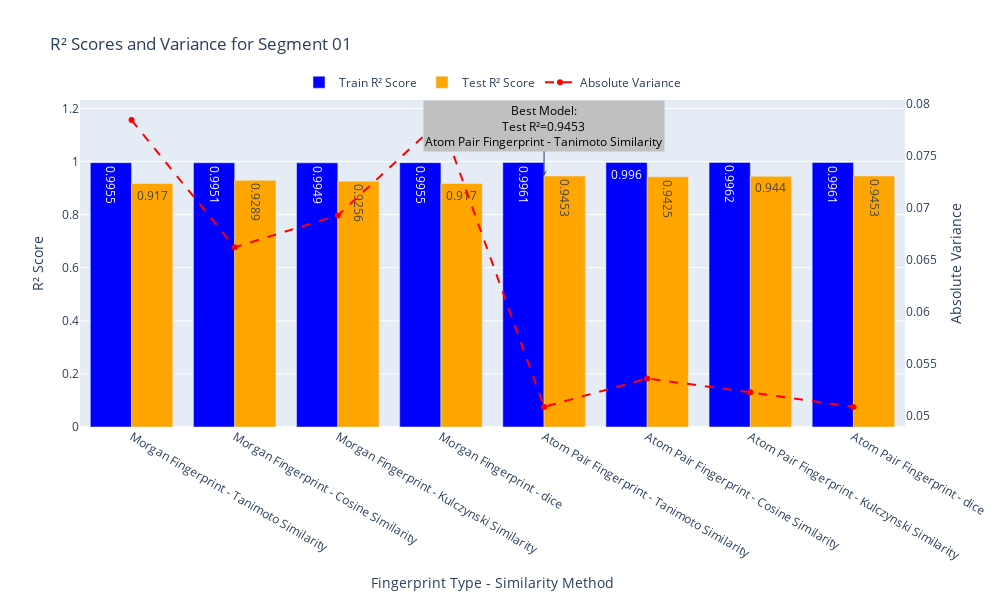
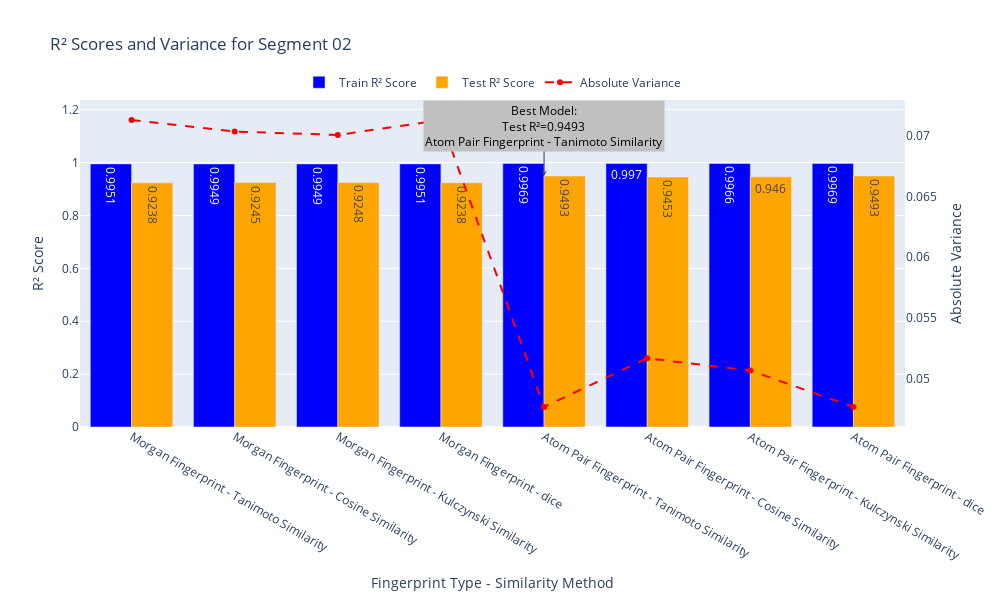
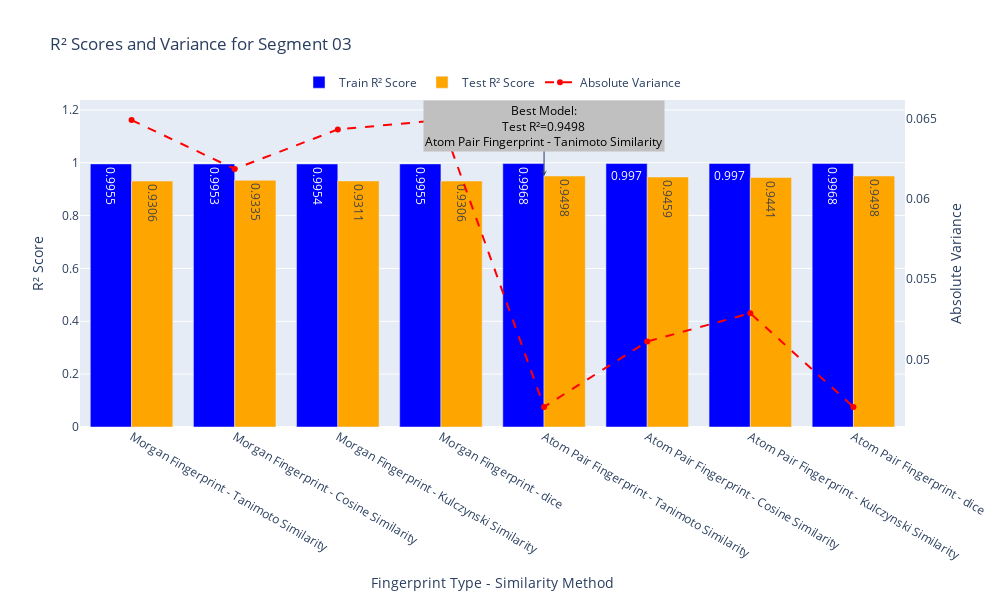
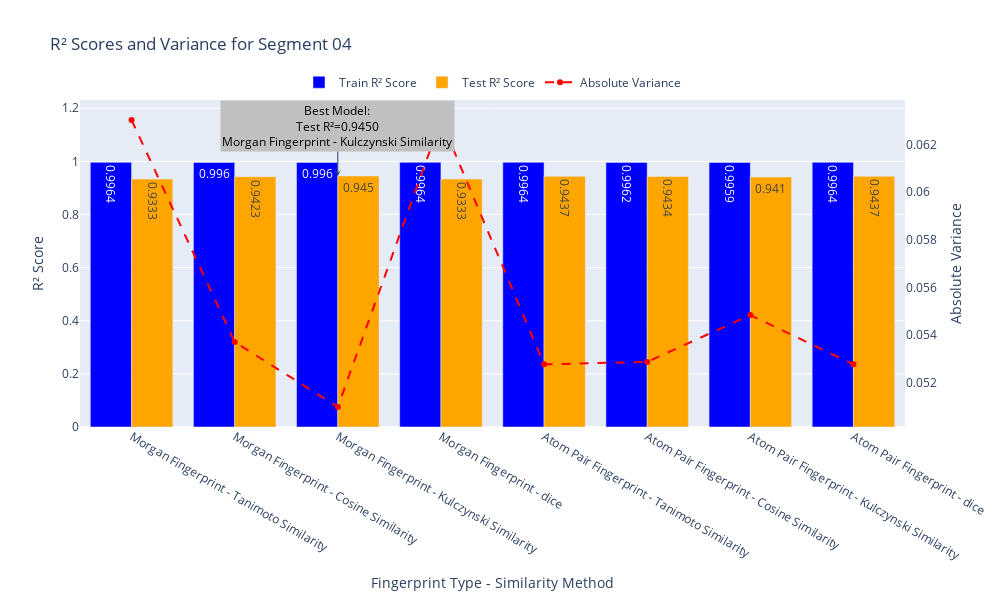

Notebook code for these charts, in order:
### Code cell
import pandas as pd
import plotly.graph_objects as go
import plotly.express as px

# Load the results from the CSV file
final_results = pd.read_csv(r"C:\Users\Chamod Peiris\Documents\Curcumin_Scripts\Phase03.csv")

# Calculate the absolute variance between Train and Test R² scores
final_results['Variance'] = abs(final_results['Train R2 Score'] - final_results['Test R2 Score'])

# Create six plots, one for each segment
for segment in final_results['Segment'].unique():
    # Filter data for the current segment
    segment_data = final_results[final_results['Segment'] == segment]
    
    # Identify the best model (highest Test R² score)
    best_model = segment_data.loc[segment_data['Test R2 Score'].idxmax()]
    
    # Create a grouped bar plot for Train and Test R² scores
    fig = go.Figure()
    
    # Add bars for Train R² scores
    fig.add_trace(go.Bar(
        x=segment_data['Fingerprint Type'] + ' - ' + segment_data['Similarity Method'],
        y=segment_data['Train R2 Score'],
        name='Train R² Score',
        marker_color='blue',
        text=segment_data['Train R2 Score'].round(4),
        textposition='auto'
    ))
    
    # Add bars for Test R² scores
    fig.add_trace(go.Bar(
        x=segment_data['Fingerprint Type'] + ' - ' + segment_data['Similarity Method'],
        y=segment_data['Test R2 Score'],
        name='Test R² Score',
        marker_color='orange',
        text=segment_data['Test R2 Score'].round(4),
        textposition='auto'
    ))
    
    # Add a line for the absolute variance (secondary y-axis)
    fig.add_trace(go.Scatter(
        x=segment_data['Fingerprint Type'] + ' - ' + segment_data['Similarity Method'],
        y=segment_data['Variance'],
        mode='lines+markers',
        name='Absolute Variance',
        yaxis='y2',
        line=dict(color='red', dash='dash')
    ))
    
    # Update layout to include secondary y-axis
    fig.update_layout(
        title=f'R² Scores and Variance for {segment}',
        xaxis_title='Fingerprint Type - Similarity Method',
        yaxis_title='R² Score',
        yaxis2=dict(
            title='Absolute Variance',
            overlaying='y',
            side='right',
            showgrid=False,
            zeroline=False
        ),
        barmode='group',
        legend=dict(x=0.85, y=1.0),
        width=1000,
        height=600
    )
    
    # Add annotation for the best model
    fig.add_annotation(
        x=best_model['Fingerprint Type'] + ' - ' + best_model['Similarity Method'],
        y=best_model['Test R2 Score'],
        text=f"Best Model:<br>Test R²={best_model['Test R2 Score']:.4f}<br>{best_model['Fingerprint Type']} - {best_model['Similarity Method']}",
        showarrow=True,
        arrowhead=3,
        ax=0,
        ay=-50,
        font=dict(color="black", size=12),
        bgcolor="silver"
    )

    # legend orientation
    fig.update_layout(
    legend=dict(
        orientation='h',  # Horizontal orientation
        yanchor='bottom',
        y=1.01,  # Position above the plot
        xanchor='center',
        x=0.5  # Center horizontally
    )
)
    
    # Show the plot
    fig.show()

### Figure 1 — Plotly figure (JSON) as saved in the notebook; plotly's stock layout.template omitted (floating-point values rounded to 4 significant figures)
{"data": [{"marker": {"color": "blue"}, "name": "Train R² Score", "text": [0.9955, 0.9951, 0.9949, 0.9955, 0.9961, 0.996, 0.9962, 0.9961], "textposition": "auto", "type": "bar", "x": ["Morgan Fingerprint - Tanimoto Similarity", "Morgan Fingerprint - Cosine Similarity", "Morgan Fingerprint - Kulczynski Similarity", "Morgan Fingerprint - dice", "Atom Pair Fingerprint - Tanimoto Similarity", "Atom Pair Fingerprint - Cosine Similarity", "Atom Pair Fingerprint - Kulczynski Similarity", "Atom Pair Fingerprint - dice"], "y": [0.9955, 0.9951, 0.9949, 0.9955, 0.9961, 0.996, 0.9962, 0.9961]}, {"marker": {"color": "orange"}, "name": "Test R² Score", "text": [0.917, 0.9289, 0.9256, 0.917, 0.9453, 0.9425, 0.944, 0.9453], "textposition": "auto", "type": "bar", "x": ["Morgan Fingerprint - Tanimoto Similarity", "Morgan Fingerprint - Cosine Similarity", "Morgan Fingerprint - Kulczynski Similarity", "Morgan Fingerprint - dice", "Atom Pair Fingerprint - Tanimoto Similarity", "Atom Pair Fingerprint - Cosine Similarity", "Atom Pair Fingerprint - Kulczynski Similarity", "Atom Pair Fingerprint - dice"], "y": [0.917, 0.9289, 0.9256, 0.917, 0.9453, 0.9425, 0.944, 0.9453]}, {"line": {"color": "red", "dash": "dash"}, "mode": "lines+markers", "name": "Absolute Variance", "type": "scatter", "x": ["Morgan Fingerprint - Tanimoto Similarity", "Morgan Fingerprint - Cosine Similarity", "Morgan Fingerprint - Kulczynski Similarity", "Morgan Fingerprint - dice", "Atom Pair Fingerprint - Tanimoto Similarity", "Atom Pair Fingerprint - Cosine Similarity", "Atom Pair Fingerprint - Kulczynski Similarity", "Atom Pair Fingerprint - dice"], "y": [0.07845, 0.0662, 0.06927, 0.07845, 0.05081, 0.05354, 0.05222, 0.05081], "yaxis": "y2"}], "layout": {"annotations": [{"arrowhead": 3, "ax": 0, "ay": -50, "bgcolor": "silver", "font": {"color": "black", "size": 12}, "showarrow": true, "text": "Best Model:<br>Test R²=0.9453<br>Atom Pair Fingerprint - Tanimoto Similarity", "x": "Atom Pair Fingerprint - Tanimoto Similarity", "y": 0.9453}], "barmode": "group", "height": 600, "legend": {"orientation": "h", "x": 0.5, "xanchor": "center", "y": 1.01, "yanchor": "bottom"}, "title": {"text": "R² Scores and Variance for Segment 01"}, "width": 1000, "xaxis": {"title": {"text": "Fingerprint Type - Similarity Method"}}, "yaxis": {"title": {"text": "R² Score"}}, "yaxis2": {"overlaying": "y", "showgrid": false, "side": "right", "title": {"text": "Absolute Variance"}, "zeroline": false}}}

### Figure 2 — Plotly figure (JSON) as saved in the notebook; plotly's stock layout.template omitted (floating-point values rounded to 4 significant figures)
{"data": [{"marker": {"color": "blue"}, "name": "Train R² Score", "text": [0.9951, 0.9949, 0.9949, 0.9951, 0.9969, 0.997, 0.9966, 0.9969], "textposition": "auto", "type": "bar", "x": ["Morgan Fingerprint - Tanimoto Similarity", "Morgan Fingerprint - Cosine Similarity", "Morgan Fingerprint - Kulczynski Similarity", "Morgan Fingerprint - dice", "Atom Pair Fingerprint - Tanimoto Similarity", "Atom Pair Fingerprint - Cosine Similarity", "Atom Pair Fingerprint - Kulczynski Similarity", "Atom Pair Fingerprint - dice"], "y": [0.9951, 0.9949, 0.9949, 0.9951, 0.9969, 0.997, 0.9966, 0.9969]}, {"marker": {"color": "orange"}, "name": "Test R² Score", "text": [0.9238, 0.9245, 0.9248, 0.9238, 0.9493, 0.9453, 0.946, 0.9493], "textposition": "auto", "type": "bar", "x": ["Morgan Fingerprint - Tanimoto Similarity", "Morgan Fingerprint - Cosine Similarity", "Morgan Fingerprint - Kulczynski Similarity", "Morgan Fingerprint - dice", "Atom Pair Fingerprint - Tanimoto Similarity", "Atom Pair Fingerprint - Cosine Similarity", "Atom Pair Fingerprint - Kulczynski Similarity", "Atom Pair Fingerprint - dice"], "y": [0.9238, 0.9245, 0.9248, 0.9238, 0.9493, 0.9453, 0.946, 0.9493]}, {"line": {"color": "red", "dash": "dash"}, "mode": "lines+markers", "name": "Absolute Variance", "type": "scatter", "x": ["Morgan Fingerprint - Tanimoto Similarity", "Morgan Fingerprint - Cosine Similarity", "Morgan Fingerprint - Kulczynski Similarity", "Morgan Fingerprint - dice", "Atom Pair Fingerprint - Tanimoto Similarity", "Atom Pair Fingerprint - Cosine Similarity", "Atom Pair Fingerprint - Kulczynski Similarity", "Atom Pair Fingerprint - dice"], "y": [0.07131, 0.07036, 0.07008, 0.07131, 0.04766, 0.05167, 0.05066, 0.04766], "yaxis": "y2"}], "layout": {"annotations": [{"arrowhead": 3, "ax": 0, "ay": -50, "bgcolor": "silver", "font": {"color": "black", "size": 12}, "showarrow": true, "text": "Best Model:<br>Test R²=0.9493<br>Atom Pair Fingerprint - Tanimoto Similarity", "x": "Atom Pair Fingerprint - Tanimoto Similarity", "y": 0.9493}], "barmode": "group", "height": 600, "legend": {"orientation": "h", "x": 0.5, "xanchor": "center", "y": 1.01, "yanchor": "bottom"}, "title": {"text": "R² Scores and Variance for Segment 02"}, "width": 1000, "xaxis": {"title": {"text": "Fingerprint Type - Similarity Method"}}, "yaxis": {"title": {"text": "R² Score"}}, "yaxis2": {"overlaying": "y", "showgrid": false, "side": "right", "title": {"text": "Absolute Variance"}, "zeroline": false}}}

### Figure 3 — Plotly figure (JSON) as saved in the notebook; plotly's stock layout.template omitted (floating-point values rounded to 4 significant figures)
{"data": [{"marker": {"color": "blue"}, "name": "Train R² Score", "text": [0.9955, 0.9953, 0.9954, 0.9955, 0.9968, 0.997, 0.997, 0.9968], "textposition": "auto", "type": "bar", "x": ["Morgan Fingerprint - Tanimoto Similarity", "Morgan Fingerprint - Cosine Similarity", "Morgan Fingerprint - Kulczynski Similarity", "Morgan Fingerprint - dice", "Atom Pair Fingerprint - Tanimoto Similarity", "Atom Pair Fingerprint - Cosine Similarity", "Atom Pair Fingerprint - Kulczynski Similarity", "Atom Pair Fingerprint - dice"], "y": [0.9955, 0.9953, 0.9954, 0.9955, 0.9968, 0.997, 0.997, 0.9968]}, {"marker": {"color": "orange"}, "name": "Test R² Score", "text": [0.9306, 0.9335, 0.9311, 0.9306, 0.9498, 0.9459, 0.9441, 0.9498], "textposition": "auto", "type": "bar", "x": ["Morgan Fingerprint - Tanimoto Similarity", "Morgan Fingerprint - Cosine Similarity", "Morgan Fingerprint - Kulczynski Similarity", "Morgan Fingerprint - dice", "Atom Pair Fingerprint - Tanimoto Similarity", "Atom Pair Fingerprint - Cosine Similarity", "Atom Pair Fingerprint - Kulczynski Similarity", "Atom Pair Fingerprint - dice"], "y": [0.9306, 0.9335, 0.9311, 0.9306, 0.9498, 0.9459, 0.9441, 0.9498]}, {"line": {"color": "red", "dash": "dash"}, "mode": "lines+markers", "name": "Absolute Variance", "type": "scatter", "x": ["Morgan Fingerprint - Tanimoto Similarity", "Morgan Fingerprint - Cosine Similarity", "Morgan Fingerprint - Kulczynski Similarity", "Morgan Fingerprint - dice", "Atom Pair Fingerprint - Tanimoto Similarity", "Atom Pair Fingerprint - Cosine Similarity", "Atom Pair Fingerprint - Kulczynski Similarity", "Atom Pair Fingerprint - dice"], "y": [0.06491, 0.06187, 0.06433, 0.06491, 0.04705, 0.05112, 0.05288, 0.04705], "yaxis": "y2"}], "layout": {"annotations": [{"arrowhead": 3, "ax": 0, "ay": -50, "bgcolor": "silver", "font": {"color": "black", "size": 12}, "showarrow": true, "text": "Best Model:<br>Test R²=0.9498<br>Atom Pair Fingerprint - Tanimoto Similarity", "x": "Atom Pair Fingerprint - Tanimoto Similarity", "y": 0.9498}], "barmode": "group", "height": 600, "legend": {"orientation": "h", "x": 0.5, "xanchor": "center", "y": 1.01, "yanchor": "bottom"}, "title": {"text": "R² Scores and Variance for Segment 03"}, "width": 1000, "xaxis": {"title": {"text": "Fingerprint Type - Similarity Method"}}, "yaxis": {"title": {"text": "R² Score"}}, "yaxis2": {"overlaying": "y", "showgrid": false, "side": "right", "title": {"text": "Absolute Variance"}, "zeroline": false}}}

### Figure 4 — Plotly figure (JSON) as saved in the notebook; plotly's stock layout.template omitted (floating-point values rounded to 4 significant figures)
{"data": [{"marker": {"color": "blue"}, "name": "Train R² Score", "text": [0.9964, 0.996, 0.996, 0.9964, 0.9964, 0.9962, 0.9959, 0.9964], "textposition": "auto", "type": "bar", "x": ["Morgan Fingerprint - Tanimoto Similarity", "Morgan Fingerprint - Cosine Similarity", "Morgan Fingerprint - Kulczynski Similarity", "Morgan Fingerprint - dice", "Atom Pair Fingerprint - Tanimoto Similarity", "Atom Pair Fingerprint - Cosine Similarity", "Atom Pair Fingerprint - Kulczynski Similarity", "Atom Pair Fingerprint - dice"], "y": [0.9964, 0.996, 0.996, 0.9964, 0.9964, 0.9962, 0.9959, 0.9964]}, {"marker": {"color": "orange"}, "name": "Test R² Score", "text": [0.9333, 0.9423, 0.945, 0.9333, 0.9437, 0.9434, 0.941, 0.9437], "textposition": "auto", "type": "bar", "x": ["Morgan Fingerprint - Tanimoto Similarity", "Morgan Fingerprint - Cosine Similarity", "Morgan Fingerprint - Kulczynski Similarity", "Morgan Fingerprint - dice", "Atom Pair Fingerprint - Tanimoto Similarity", "Atom Pair Fingerprint - Cosine Similarity", "Atom Pair Fingerprint - Kulczynski Similarity", "Atom Pair Fingerprint - dice"], "y": [0.9333, 0.9423, 0.945, 0.9333, 0.9437, 0.9434, 0.941, 0.9437]}, {"line": {"color": "red", "dash": "dash"}, "mode": "lines+markers", "name": "Absolute Variance", "type": "scatter", "x": ["Morgan Fingerprint - Tanimoto Similarity", "Morgan Fingerprint - Cosine Similarity", "Morgan Fingerprint - Kulczynski Similarity", "Morgan Fingerprint - dice", "Atom Pair Fingerprint - Tanimoto Similarity", "Atom Pair Fingerprint - Cosine Similarity", "Atom Pair Fingerprint - Kulczynski Similarity", "Atom Pair Fingerprint - dice"], "y": [0.06303, 0.05371, 0.05099, 0.06303, 0.05277, 0.05288, 0.05484, 0.05277], "yaxis": "y2"}], "layout": {"annotations": [{"arrowhead": 3, "ax": 0, "ay": -50, "bgcolor": "silver", "font": {"color": "black", "size": 12}, "showarrow": true, "text": "Best Model:<br>Test R²=0.9450<br>Morgan Fingerprint - Kulczynski Similarity", "x": "Morgan Fingerprint - Kulczynski Similarity", "y": 0.945}], "barmode": "group", "height": 600, "legend": {"orientation": "h", "x": 0.5, "xanchor": "center", "y": 1.01, "yanchor": "bottom"}, "title": {"text": "R² Scores and Variance for Segment 04"}, "width": 1000, "xaxis": {"title": {"text": "Fingerprint Type - Similarity Method"}}, "yaxis": {"title": {"text": "R² Score"}}, "yaxis2": {"overlaying": "y", "showgrid": false, "side": "right", "title": {"text": "Absolute Variance"}, "zeroline": false}}}
